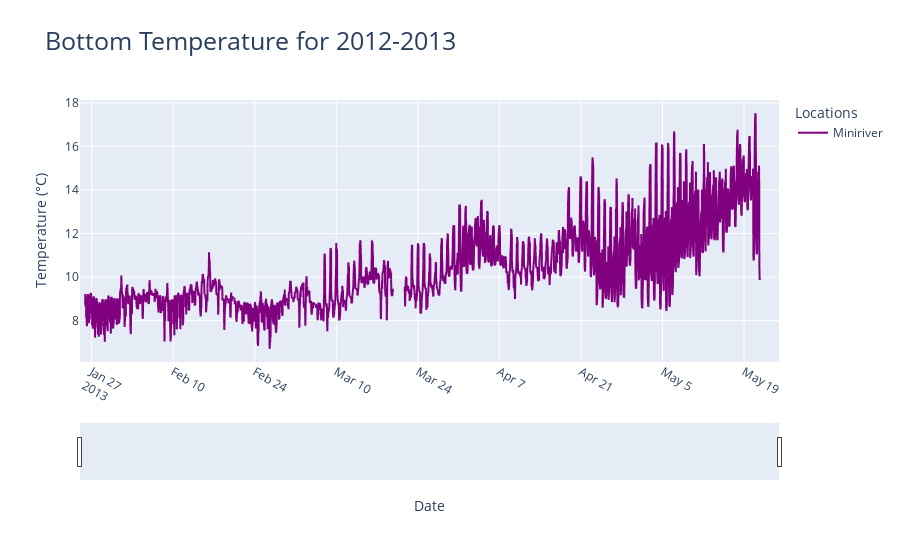
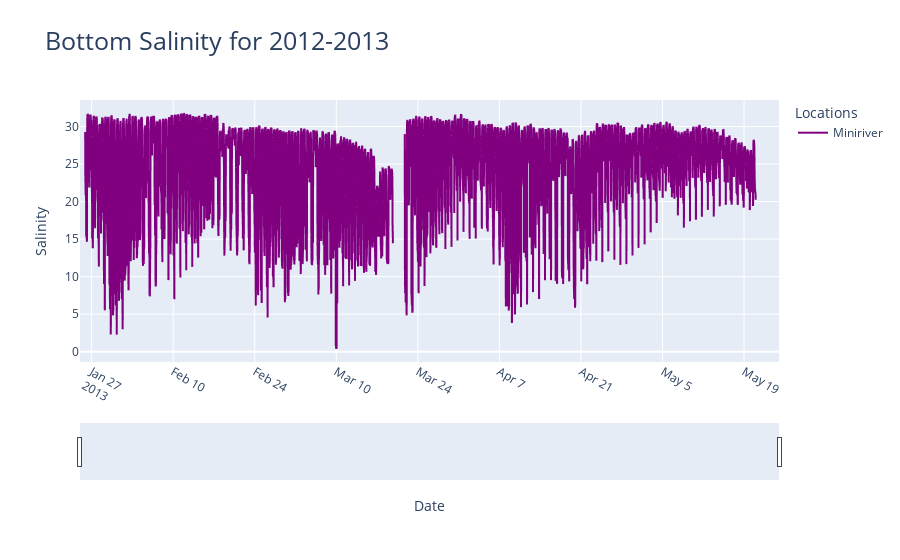
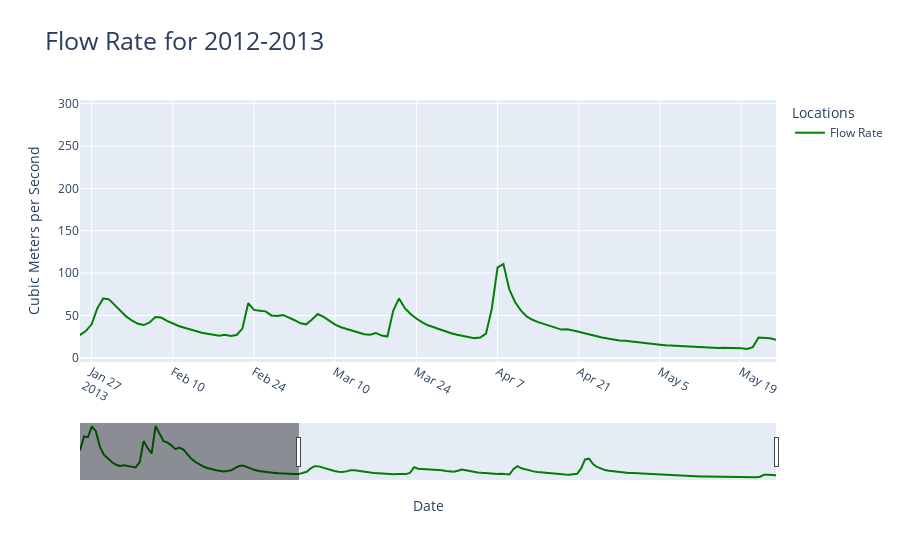

The code cell stored with these charts, in order, in its notebook:
### Code cell
import pandas as pd
import scipy.io as sio
import numpy as np
import datetime
import plotly.express as px
from plotly.subplots import make_subplots
import plotly.graph_objects as go
import re

def Array_To_DataFrame(matDF, varName) :
    npArray = np.array([])
    for i in range (matDF[varName].shape[0]) :
        npArray = np.concatenate((npArray, matDF[varName][i].flatten()))
    return npArray

def matFile_To_DF(matFile) :
    tempDF = sio.loadmat(matFile)
    matDataMidFiltered = {dictKey:dictValue for dictKey, dictValue in tempDF.items() if dictKey[0] != '_'}
    matMidDF = pd.DataFrame({dictKey: np.array(dictValue).flatten() for dictKey, dictValue in matDataMidFiltered.items()})
    return matMidDF

# Finding percentiles
def intervalPercentile(tmsArray, valArray, timeInstanceIdx) :
    # Calculates 97.5 percentile for valArray based on 24 hours before the midnight of timeInstance and 24 hours after midnight of timeInstance
    lowIdx = max(0, timeInstanceIdx - 288)
    highIdx = min(len(tmsArray) - 1, timeInstanceIdx + 288)
    pctArray = valArray[lowIdx : highIdx]
    if np.isnan(pctArray).all():
        return 1.0
    else:
        return (np.nanpercentile(pctArray, 99))

# Dinding scaling factor
def scalingFactor(tmsArray, timeInstance, surfaceArray, bottomArray):
    # To comment!!!!
    surfacePercentile = intervalPercentile(tmsArray, surfaceArray, timeInstance)
    bottomPercentile = intervalPercentile(tmsArray, bottomArray, timeInstance)
    return (bottomPercentile/surfacePercentile)


#import downriver bottom data
matDataMini2 = sio.loadmat('2012-13\\hobo_minilander_3826_Dep2.mat') 
matDataMini3 = sio.loadmat('2012-13\\hobo_minilander_3829_Dep3.mat')

#mat lab date origin
origin = np.datetime64('0000-01-01', 'D') - np.timedelta64(1, 'D')

matDataMini2Filtered = {dictKey:dictValue for dictKey, dictValue in matDataMini2.items() if dictKey[0] != '_'}
matMini2DF = pd.DataFrame({dictKey: np.array(dictValue).flatten() for dictKey, dictValue in matDataMini2Filtered.items()})
matDataMini3Filtered = {dictKey:dictValue for dictKey, dictValue in matDataMini3.items() if dictKey[0] != '_'}
matMini3DF = pd.DataFrame({dictKey: np.array(dictValue).flatten() for dictKey, dictValue in matDataMini3Filtered.items()})

matMiniDF = pd.concat([matMini2DF, matMini3DF]).reset_index(drop = True)
matMiniDF = matMiniDF.sort_values(['DN'], ascending = [True])

masterTimeDF = np.linspace(matMiniDF['DN'][0], matMiniDF['DN'][len(matMiniDF['DN']) - 1], 33386)
minilanderSalinity = np.interp(masterTimeDF, matMiniDF['DN'], matMiniDF['S'], left = np.nan, right = np.nan)
minilanderTemperature = np.interp(masterTimeDF, matMiniDF['DN'], matMiniDF['T'], left = np.nan, right = np.nan)

tmsMiniriver = (masterTimeDF * np.timedelta64(24*3600000, 'ms') + origin + np.timedelta64(500, 'ms')).astype('datetime64[s]')
matMiniDF = pd.DataFrame({'DN' : tmsMiniriver, 'S' : minilanderSalinity, 'T' : minilanderTemperature})

downRiverDF = pd.read_csv('downriver_2012_2013_processed.csv', parse_dates = ['DN'])
downRiverDF = downRiverDF.sort_values(['DN'], ascending = [True])

#reading in flow data
flowDF = pd.read_csv('2012_2013alsea.csv')
flowDF['fRate'] = flowDF['max_va'] * 0.0283168
#create a new column for flow dates
for index, row in flowDF.iterrows():
    calcDate = pd.Timestamp(year=int(row['begin_yr']), month=int(row['month_nu']), day=int(row['day_nu']))
    flowDF.loc[index, 'DN'] = calcDate

# First interval : Jan 25 to Feb 18
avgMiniSal = np.array(matMiniDF['S'].to_numpy(), copy = True)
avgDownBottomSal = np.array(downRiverDF['BottomSalCorrected'].to_numpy(), copy = True)
for idx in range(len(tmsMiniriver)):
    if not ((tmsMiniriver[idx] > pd.Timestamp('2013-01-25') and tmsMiniriver[idx] < pd.Timestamp('2013-02-18'))):
        avgMiniSal[idx] = np.nan
for idx in range(len(downRiverDF['DN'])):
    if not ((downRiverDF['DN'][idx] > pd.Timestamp('2013-01-25') and downRiverDF['DN'][idx] < pd.Timestamp('2013-02-18'))):
        avgDownBottomSal[idx] = np.nan
scaleFactor1 = np.nanmax(avgDownBottomSal)/np.nanmax(avgMiniSal)

# Third interval - March 21 to March 28
avgMiniSal = np.array(matMiniDF['S'].to_numpy(), copy = True)
avgDownBottomSal = np.array(downRiverDF['BottomSalCorrected'].to_numpy(), copy = True)
for idx in range(len(tmsMiniriver)):
    if not ((tmsMiniriver[idx] > pd.Timestamp('2013-03-21') and tmsMiniriver[idx] < pd.Timestamp('2013-03-28'))):
        avgMiniSal[idx] = np.nan
for idx in range(len(downRiverDF['DN'])):
    if not ((downRiverDF['DN'][idx] > pd.Timestamp('2013-03-21') and downRiverDF['DN'][idx] < pd.Timestamp('2013-03-28'))):
        avgDownBottomSal[idx] = np.nan
scaleFactor3 = np.nanmax(avgDownBottomSal)/np.nanmax(avgMiniSal)

for idx in range(len(tmsMiniriver)):
    if (tmsMiniriver[idx] > pd.Timestamp('2013-01-25') and tmsMiniriver[idx] < pd.Timestamp('2013-02-18')):
        matMiniDF.loc[idx, 'S'] = matMiniDF['S'][idx] * scaleFactor1
    elif (tmsMiniriver[idx] > pd.Timestamp('2013-03-21') and tmsMiniriver[idx] < pd.Timestamp('2013-05-21')):
        matMiniDF.loc[idx, 'S'] = matMiniDF['S'][idx] * scaleFactor3
    elif (tmsMiniriver[idx] > pd.Timestamp('2013-02-18') and tmsMiniriver[idx] < pd.Timestamp('2013-03-21')):
        # Roving scaling
        scaleFactor = scalingFactor(tmsMiniriver, idx, matMiniDF['S'], downRiverDF['SurfaceSalCorrected'])
        matMiniDF.loc[idx, 'S'] = matMiniDF['S'][idx] * scaleFactor
    else:
        matMiniDF.loc[idx, 'S'] = np.nan

# Write out CSV
timedMiniDF = pd.DataFrame({'DN' : tmsMiniriver, 'Salinity' : matMiniDF['S'], 'Temperature' : matMiniDF['T']})
timedMiniDF.to_csv('minilander_2012_2013_processed.csv', index=False)

tmsFlow = flowDF['DN']
tempFigLabels = ['Miniriver']
tempfig = px.line(x = tmsMiniriver, y = [matMiniDF['T']], color_discrete_sequence= ["purple"], title = "Mini")
for idx in range(len(tempFigLabels)):
    tempfig.data[idx].name = tempFigLabels[idx]
    tempfig.data[idx].hovertemplate = 'variable=' + tempFigLabels[idx] + '<br>x=%{x}<br>value=%{y}<extra></extra>'
    tempfig.data[idx].legendgroup = tempFigLabels[idx]
salfig = px.line(x= tmsMiniriver, y = [matMiniDF['S']], color_discrete_sequence = ["purple"], title = "Mini")
for idx in range(len(tempFigLabels)):
    salfig.data[idx].name = tempFigLabels[idx]
    salfig.data[idx].hovertemplate = 'variable=' + tempFigLabels[idx] + '<br>x=%{x}<br>value=%{y}<extra></extra>'
    salfig.data[idx].legendgroup = tempFigLabels[idx]
flowFigLabel = ['Flow Rate']
flowfig = px.line(x = tmsFlow, y = [flowDF['fRate']], color_discrete_sequence= ["green"], title = "Flow Rate")
for idx in range(len(flowFigLabel)):
    flowfig.data[idx].name = flowFigLabel[idx]
    flowfig.data[idx].hovertemplate = 'variable=' + flowFigLabel[idx] + '<br>x=%{x}<br>value=%{y}<extra></extra>'
    flowfig.data[idx].legendgroup = flowFigLabel[idx]

tempfig.update_layout(title=dict(text= "Bottom Temperature for 2012-2013", font=dict(size=25)))
tempfig.update_xaxes(tickangle=30)
tempfig.update_xaxes(rangeslider_visible=True)
tempfig.update_xaxes(range = [pd.Timestamp(preTimeStamp * np.timedelta64(1, 'D') + origin),pd.Timestamp('2013-05-25')])

salfig.update_layout(title=dict(text= "Bottom Salinity for 2012-2013", font=dict(size=25)))
salfig.update_xaxes(tickangle=30)
salfig.update_xaxes(rangeslider_visible=True)
salfig.update_xaxes(range = [pd.Timestamp(preTimeStamp * np.timedelta64(1, 'D') + origin),pd.Timestamp('2013-05-25')])

flowfig.update_layout(title=dict(text= "Flow Rate for 2012-2013", font=dict(size=25)))
flowfig.update_xaxes(tickangle=30)
flowfig.update_xaxes(rangeslider_visible=True)
flowfig.update_xaxes(range = [pd.Timestamp(preTimeStamp * np.timedelta64(1, 'D') + origin),pd.Timestamp('2013-05-25')])

tempfig.update_layout(xaxis_title="Date", yaxis_title="Temperature (°C)", legend_title="Locations")
salfig.update_layout(xaxis_title="Date", yaxis_title="Salinity", legend_title="Locations")
flowfig.update_layout(xaxis_title="Date", yaxis_title="Cubic Meters per Second",legend_title="Locations")

tempfig.show()
salfig.show()
flowfig.show()

### Figure 1 — Plotly figure (JSON) as saved in the notebook; plotly's stock layout.template omitted (floating-point values rounded to 4 significant figures; data arrays with more than 128 entries replaced by an {"elided": "..."} marker saying what was removed)
{"data": [{"hovertemplate": "variable=Miniriver<br>x=%{x}<br>value=%{y}<extra></extra>", "legendgroup": "Miniriver", "line": {"color": "purple", "dash": "solid"}, "marker": {"symbol": "circle"}, "mode": "lines", "name": "Miniriver", "showlegend": true, "type": "scattergl", "x": {"elided": "33386 str values"}, "xaxis": "x", "y": {"elided": "33386 float values"}, "yaxis": "y"}], "layout": {"legend": {"title": {"text": "Locations"}, "tracegroupgap": 0}, "title": {"font": {"size": 25}, "text": "Bottom Temperature for 2012-2013"}, "xaxis": {"anchor": "y", "domain": [0, 1], "range": ["2013-01-25T00:00:00", "2013-05-25T00:00:00"], "rangeslider": {"visible": true}, "tickangle": 30, "title": {"text": "Date"}}, "yaxis": {"anchor": "x", "domain": [0, 1], "title": {"text": "Temperature (°C)"}}}}

### Figure 2 — Plotly figure (JSON) as saved in the notebook; plotly's stock layout.template omitted (floating-point values rounded to 4 significant figures; data arrays with more than 128 entries replaced by an {"elided": "..."} marker saying what was removed)
{"data": [{"hovertemplate": "variable=Miniriver<br>x=%{x}<br>value=%{y}<extra></extra>", "legendgroup": "Miniriver", "line": {"color": "purple", "dash": "solid"}, "marker": {"symbol": "circle"}, "mode": "lines", "name": "Miniriver", "showlegend": true, "type": "scattergl", "x": {"elided": "33386 str values"}, "xaxis": "x", "y": {"elided": "33386 float values"}, "yaxis": "y"}], "layout": {"legend": {"title": {"text": "Locations"}, "tracegroupgap": 0}, "title": {"font": {"size": 25}, "text": "Bottom Salinity for 2012-2013"}, "xaxis": {"anchor": "y", "domain": [0, 1], "range": ["2013-01-25T00:00:00", "2013-05-25T00:00:00"], "rangeslider": {"visible": true}, "tickangle": 30, "title": {"text": "Date"}}, "yaxis": {"anchor": "x", "domain": [0, 1], "title": {"text": "Salinity"}}}}

### Figure 3 — Plotly figure (JSON) as saved in the notebook; plotly's stock layout.template omitted (floating-point values rounded to 4 significant figures; data arrays with more than 128 entries replaced by an {"elided": "..."} marker saying what was removed)
{"data": [{"hovertemplate": "variable=Flow Rate<br>x=%{x}<br>value=%{y}<extra></extra>", "legendgroup": "Flow Rate", "line": {"color": "green", "dash": "solid"}, "marker": {"symbol": "circle"}, "mode": "lines", "name": "Flow Rate", "orientation": "v", "showlegend": true, "type": "scatter", "x": {"elided": "176 str values"}, "xaxis": "x", "y": {"elided": "176 float values"}, "yaxis": "y"}], "layout": {"legend": {"title": {"text": "Locations"}, "tracegroupgap": 0}, "title": {"font": {"size": 25}, "text": "Flow Rate for 2012-2013"}, "xaxis": {"anchor": "y", "domain": [0, 1], "range": ["2013-01-25T00:00:00", "2013-05-25T00:00:00"], "rangeslider": {"visible": true}, "tickangle": 30, "title": {"text": "Date"}}, "yaxis": {"anchor": "x", "domain": [0, 1], "title": {"text": "Cubic Meters per Second"}}}}
